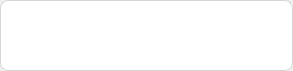
<?xml version="1.0" encoding="UTF-8"?>
<ui version="4.0">
 <class>NameConflict</class>
 <widget class="QWidget" name="NameConflict">
  <property name="geometry">
   <rect>
    <x>0</x>
    <y>0</y>
    <width>293</width>
    <height>71</height>
   </rect>
  </property>
  <property name="styleSheet">
   <string notr="true">#frame 
{
    border-radius: 8px;
    border: 1px solid  #D6D6D6;
    background-color: #FFFFFFFF; /*colorToken.page-background*/
}</string>
  </property>
  <layout class="QVBoxLayout" name="verticalLayout">
   <property name="spacing">
    <number>0</number>
   </property>
   <property name="leftMargin">
    <number>0</number>
   </property>
   <property name="topMargin">
    <number>0</number>
   </property>
   <property name="rightMargin">
    <number>0</number>
   </property>
   <property name="bottomMargin">
    <number>0</number>
   </property>
   <item>
    <widget class="QFrame" name="frame">
     <property name="frameShape">
      <enum>QFrame::Box</enum>
     </property>
     <property name="frameShadow">
      <enum>QFrame::Plain</enum>
     </property>
     <layout class="QVBoxLayout" name="verticalLayout_2">
      <property name="spacing">
       <number>0</number>
      </property>
      <property name="leftMargin">
       <number>0</number>
      </property>
      <property name="topMargin">
       <number>4</number>
      </property>
      <property name="rightMargin">
       <number>0</number>
      </property>
      <property name="bottomMargin">
       <number>0</number>
      </property>
      <item>
       <widget class="QWidget" name="nameConflicts" native="true">
        <layout class="QVBoxLayout" name="nameConflictsLayout">
         <property name="spacing">
          <number>4</number>
         </property>
         <property name="leftMargin">
          <number>4</number>
         </property>
         <property name="topMargin">
          <number>0</number>
         </property>
         <property name="rightMargin">
          <number>4</number>
         </property>
         <property name="bottomMargin">
          <number>0</number>
         </property>
        </layout>
       </widget>
      </item>
      <item>
       <widget class="QWidget" name="pathContainer" native="true">
        <layout class="QHBoxLayout" name="horizontalLayout">
         <property name="spacing">
          <number>0</number>
         </property>
         <property name="leftMargin">
          <number>8</number>
         </property>
         <property name="topMargin">
          <number>0</number>
         </property>
         <property name="rightMargin">
          <number>8</number>
         </property>
         <property name="bottomMargin">
          <number>0</number>
         </property>
         <item>
          <widget class="StalledIssueFilePath" name="path" native="true"/>
         </item>
        </layout>
       </widget>
      </item>
     </layout>
    </widget>
   </item>
  </layout>
 </widget>
 <customwidgets>
  <customwidget>
   <class>StalledIssueFilePath</class>
   <extends>QWidget</extends>
   <header>StalledIssueFilePath.h</header>
   <container>1</container>
  </customwidget>
 </customwidgets>
 <resources/>
 <connections/>
</ui>
